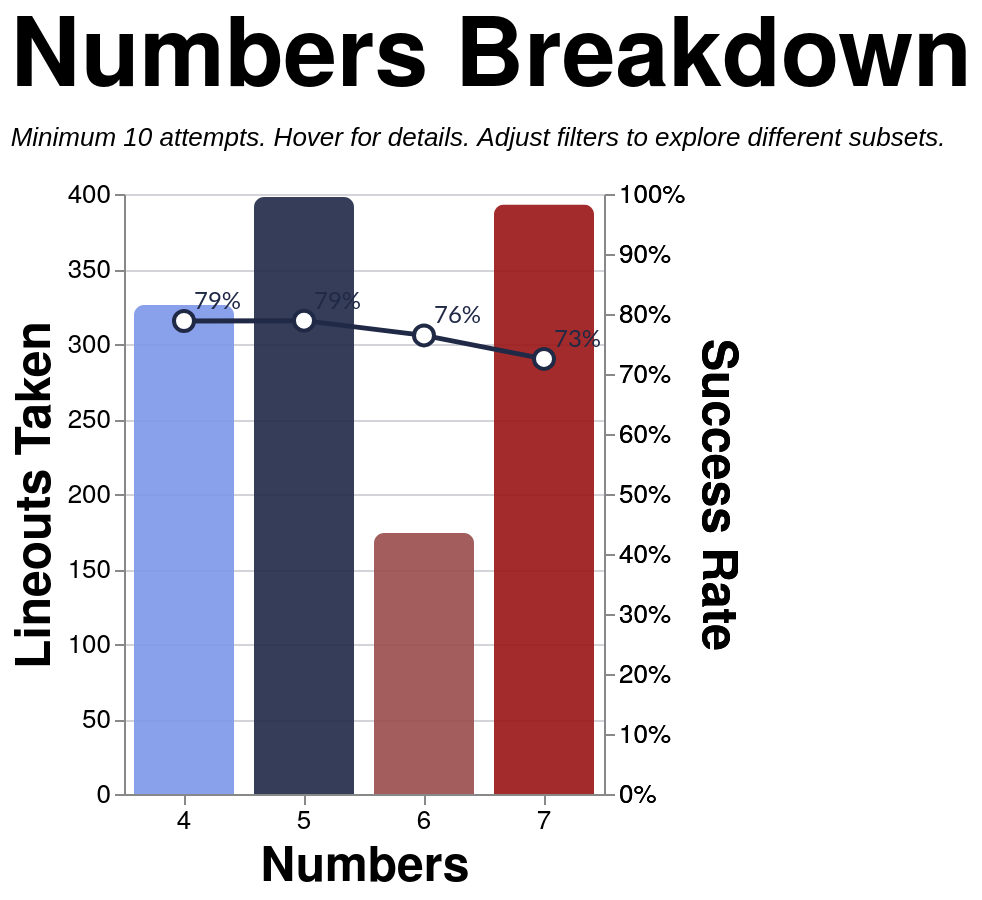

Vega-Lite specification for this chart:
### Vega-Lite specification from a JSON file in a GitHub repository (floating-point values rounded to 4 significant figures; data arrays with more than 128 entries replaced by an {"elided": "..."} marker saying what was removed)
{"config": {"axis": {"labelFont": "PT Sans Narrow, Helvetica Neue, Helvetica, Arial, sans-serif", "titleFont": "PT Sans Narrow, Helvetica Neue, Helvetica, Arial, sans-serif", "labelFontSize": 13, "titleFontSize": 24, "gridColor": "#202947", "gridOpacity": 0.2, "zindex": 1}, "text": {"font": "Lato, sans-serif"}, "bar": {"cornerRadiusEnd": 5}, "header": {"labelFont": "PT Sans Narrow, Helvetica Neue, Helvetica, Arial, sans-serif", "titleFont": "PT Sans Narrow, Helvetica Neue, Helvetica, Arial, sans-serif", "labelFontSize": 24, "titleFontSize": 28, "labelFontWeight": "bold", "orient": "left"}, "legend": {"labelFont": "PT Sans Narrow, Helvetica Neue, Helvetica, Arial, sans-serif", "titleFont": "PT Sans Narrow, Helvetica Neue, Helvetica, Arial, sans-serif", "labelFontSize": 14, "titleFontSize": 16, "titlePadding": 5, "fillColor": "white", "strokeColor": "black", "padding": 10, "titleFontWeight": "lighter", "titleFontStyle": "italic", "titleColor": "gray", "offset": 10}, "title": {"font": "PT Sans Narrow, Helvetica Neue, Helvetica, Arial, sans-serif", "fontSize": 48, "fontWeight": "bold", "anchor": "start", "align": "center", "titlePadding": 20, "subtitlePadding": 10, "subtitleFontSize": 13, "subtitleColor": "", "subtitleFontStyle": "italic", "offset": 15, "color": "black"}, "axisX": {"labelAngle": 0}, "facet": {"title": null, "header": null, "align": {"row": "each", "column": "each"}}, "resolve": {"scale": {"y": "independent", "facet": "independent"}}, "background": "transparent", "scale": {"offsetBandPaddingOuter": 0.2, "offsetBandPaddingInner": 0.1}, "view": {"stroke": null, "background": "transparent"}}, "layer": [{"mark": {"type": "bar", "opacity": 0.9, "size": 50}, "encoding": {"color": {"field": "numbers", "legend": null, "scale": {"domain": ["4", "5", "6", "7"], "range": ["#7d96e8", "#202946", "#994C4C", "#991515"]}, "type": "nominal"}, "stroke": {"value": "transparent"}, "tooltip": [{"field": "numbers_display", "title": "Numbers", "type": "nominal"}, {"field": "attempts", "format": ",.0f", "title": "Attempts", "type": "quantitative"}, {"field": "won", "format": ",.0f", "title": "Won", "type": "quantitative"}, {"field": "success_rate", "format": ".1%", "title": "Success Rate", "type": "quantitative"}], "x": {"axis": {"labelAngle": 0}, "field": "numbers", "sort": ["4", "5", "6", "7"], "title": "Numbers", "type": "nominal"}, "y": {"field": "attempts", "title": "Lineouts Taken", "type": "quantitative"}}, "transform": [{"filter": "(loSquad == 'All' || datum.squad == loSquad) && (loSeason == 'All' || datum.season == loSeason) && (loGameType == 'All' || (loGameType == 'League + Cup' && (datum.game_type == 'League' || datum.game_type == 'Cup')) || (loGameType == 'League only' && datum.game_type == 'League') || datum.game_type == loGameType) && (loThrower == 'All' || datum.thrower == loThrower) && (loJumper == 'All' || datum.jumper == loJumper) && (loArea == 'All' || datum.area == loArea) && (loNumbers == 'All' || datum.numbers == loNumbers)"}, {"aggregate": [{"op": "count", "as": "attempts"}, {"op": "sum", "field": "won", "as": "won"}], "groupby": ["numbers"]}, {"filter": "datum.attempts >= 10"}, {"calculate": "datum.won / datum.attempts", "as": "success_rate"}, {"calculate": "datum.numbers + '-man'", "as": "numbers_display"}]}, {"mark": {"type": "line", "point": {"fill": "white", "filled": false, "size": 100, "stroke": "#202946"}, "stroke": "#202946", "strokeWidth": 2.5}, "encoding": {"tooltip": [{"field": "numbers_display", "title": "Numbers", "type": "nominal"}, {"field": "attempts", "format": ",.0f", "title": "Attempts", "type": "quantitative"}, {"field": "won", "format": ",.0f", "title": "Won", "type": "quantitative"}, {"field": "success_rate", "format": ".1%", "title": "Success Rate", "type": "quantitative"}], "x": {"axis": {"labelAngle": 0}, "field": "numbers", "sort": ["4", "5", "6", "7"], "title": "Numbers", "type": "nominal"}, "y": {"axis": {"format": "%", "orient": "right"}, "field": "success_rate", "scale": {"domain": [0, 1]}, "title": "Success Rate", "type": "quantitative"}}, "transform": [{"filter": "(loSquad == 'All' || datum.squad == loSquad) && (loSeason == 'All' || datum.season == loSeason) && (loGameType == 'All' || (loGameType == 'League + Cup' && (datum.game_type == 'League' || datum.game_type == 'Cup')) || (loGameType == 'League only' && datum.game_type == 'League') || datum.game_type == loGameType) && (loThrower == 'All' || datum.thrower == loThrower) && (loJumper == 'All' || datum.jumper == loJumper) && (loArea == 'All' || datum.area == loArea) && (loNumbers == 'All' || datum.numbers == loNumbers)"}, {"aggregate": [{"op": "count", "as": "attempts"}, {"op": "sum", "field": "won", "as": "won"}], "groupby": ["numbers"]}, {"filter": "datum.attempts >= 10"}, {"calculate": "datum.won / datum.attempts", "as": "success_rate"}, {"calculate": "datum.numbers + '-man'", "as": "numbers_display"}]}, {"mark": {"type": "text", "align": "left", "baseline": "middle", "color": "#202946", "dx": 5, "dy": -10, "fontSize": 12}, "encoding": {"text": {"field": "success_rate", "format": ".0%", "type": "quantitative"}, "x": {"axis": {"labelAngle": 0}, "field": "numbers", "sort": ["4", "5", "6", "7"], "title": "Numbers", "type": "nominal"}, "y": {"axis": {"format": "%", "orient": "right"}, "field": "success_rate", "scale": {"domain": [0, 1]}, "title": "Success Rate", "type": "quantitative"}}, "transform": [{"filter": "(loSquad == 'All' || datum.squad == loSquad) && (loSeason == 'All' || datum.season == loSeason) && (loGameType == 'All' || (loGameType == 'League + Cup' && (datum.game_type == 'League' || datum.game_type == 'Cup')) || (loGameType == 'League only' && datum.game_type == 'League') || datum.game_type == loGameType) && (loThrower == 'All' || datum.thrower == loThrower) && (loJumper == 'All' || datum.jumper == loJumper) && (loArea == 'All' || datum.area == loArea) && (loNumbers == 'All' || datum.numbers == loNumbers)"}, {"aggregate": [{"op": "count", "as": "attempts"}, {"op": "sum", "field": "won", "as": "won"}], "groupby": ["numbers"]}, {"filter": "datum.attempts >= 10"}, {"calculate": "datum.won / datum.attempts", "as": "success_rate"}, {"calculate": "datum.numbers + '-man'", "as": "numbers_display"}]}], "data": {"name": "data-6b9778bc6709336b9d08c793896102b2"}, "height": 300, "params": [{"name": "loSquad", "value": "All"}, {"name": "loSeason", "value": "All"}, {"name": "loGameType", "value": "All"}, {"name": "loThrower", "value": "All"}, {"name": "loJumper", "value": "All"}, {"name": "loArea", "value": "All"}, {"name": "loNumbers", "value": "All"}], "resolve": {"scale": {"y": "independent"}}, "title": {"text": "Numbers Breakdown", "subtitle": "Minimum 10 attempts. Hover for details. Adjust filters to explore different subsets."}, "width": {"step": 60}, "$schema": "https://vega.github.io/schema/vega-lite/v5.20.1.json", "datasets": {"data-6b9778bc6709336b9d08c793896102b2": {"elided": "1291 records"}}}
